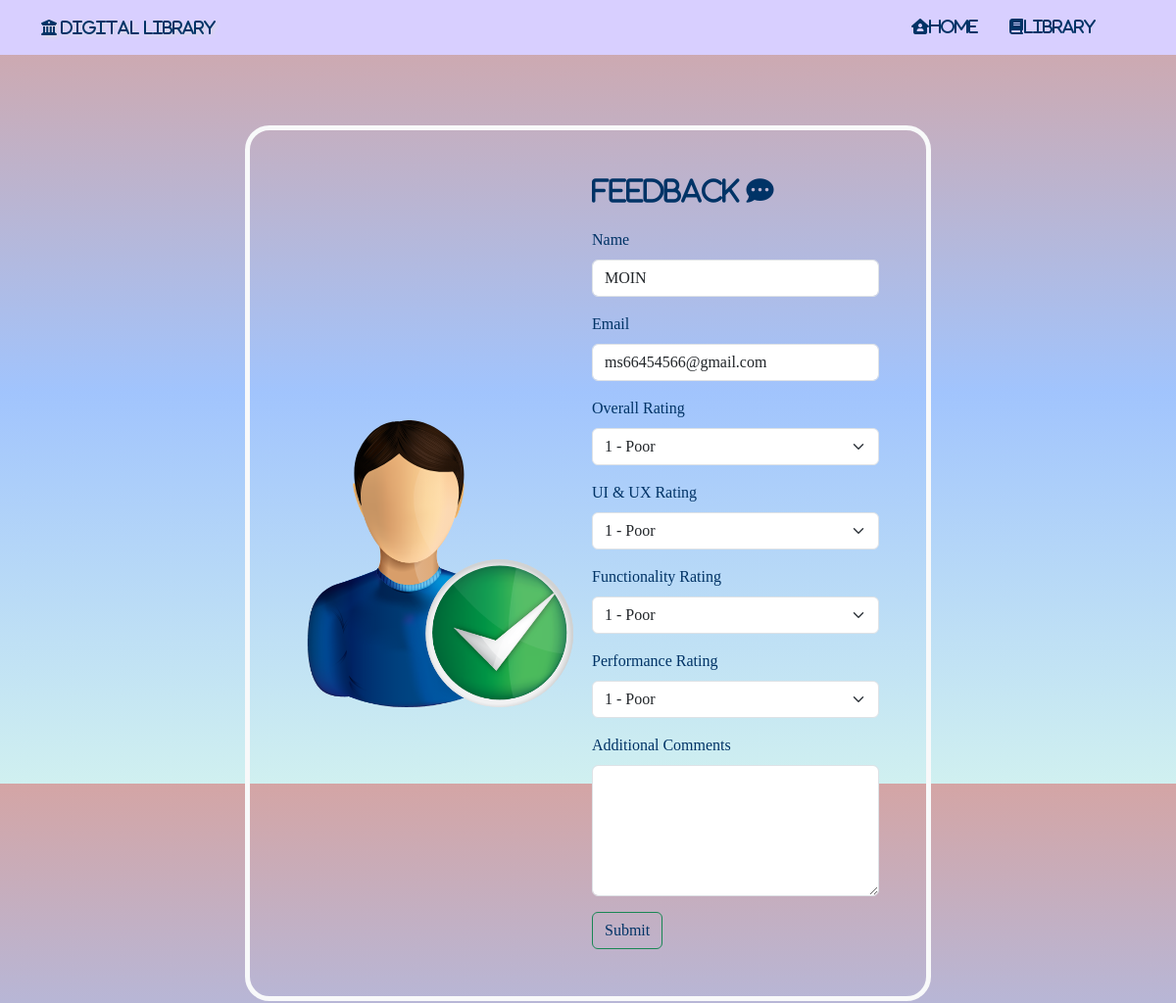
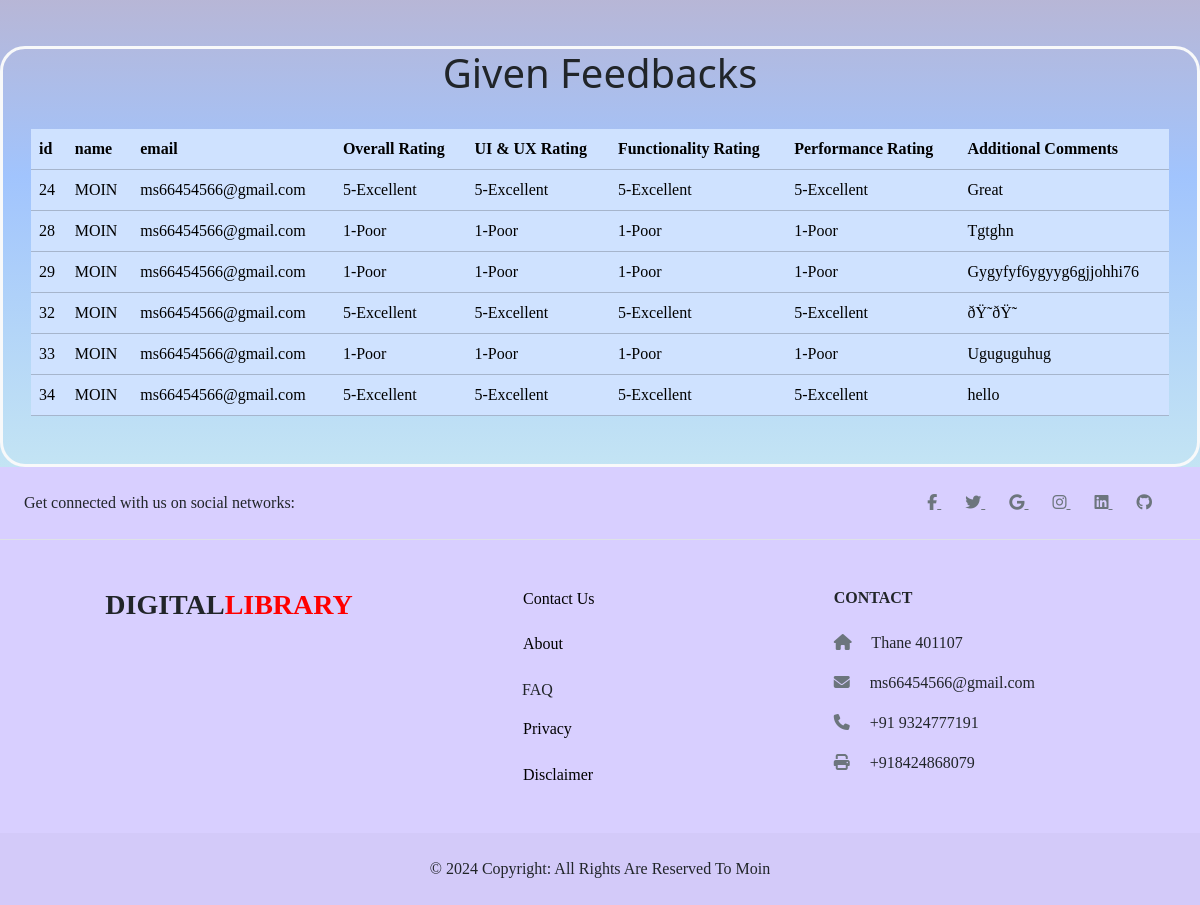
Screenshot of /admin/images/feedbac.php (signed in) with the database file from the repository (2 pictures, top to bottom).
### tables this page shows
CREATE TABLE `last` (
  `id` int(11) NOT NULL,
  `name` varchar(25) NOT NULL,
  `email` varchar(255) NOT NULL,
  `username` varchar(25) NOT NULL,
  `password` varchar(255) NOT NULL,
  `token` varchar(1000) NOT NULL
);

CREATE TABLE `feedback` (
  `id` int(11) NOT NULL,
  `user_id` int(255) NOT NULL,
  `name` varchar(255) NOT NULL,
  `email` varchar(255) NOT NULL,
  `rating` varchar(255) NOT NULL,
  `ui_rating` varchar(255) NOT NULL,
  `functionality_rating` varchar(255) NOT NULL,
  `performance_rating` varchar(255) NOT NULL,
  `comments` varchar(255) NOT NULL
);

### admin/images/feedbac.php (the view, shortened to what this page needs)
<?php
include "conn.php";
$user_id = $_SESSION['user_id'];
$sql = "SELECT * FROM last WHERE id = '$user_id';";
$result=mysqli_query($conn,$sql);
if (mysqli_num_rows($result) > 0) {
    $row = mysqli_fetch_assoc($result);
    $user_id = htmlspecialchars($row['id'], ENT_QUOTES, 'UTF-8');
} else {
    echo "No records found for the logged-in user.";
    exit();
}
?>
<!DOCTYPE html>
<html lang='en'>
  <head>
    <link
      rel='stylesheet'
      href='https://cdnjs.cloudflare.com/ajax/libs/font-awesome/5.15.4/css/all.min.css'
    />
    <link
      href='https://cdn.jsdelivr.net/npm/bootstrap@5.3.2/dist/css/bootstrap.min.css'
      rel='stylesheet'
    />
  </head>
  <body
    class="ocean-breeze"
  >
    <header>
      <nav class='navbar navbar-expand-sm'>
        <div class='container'>
          <span
            class='fa-solid'
            style='
              color: #003366;
              text-shadow: 2px 2px 4px #ddd;
              text-shadow: #ddd;
            '
          >
            <i class='fas fa-university' style='font-size: 1em; color: #003366'>
              Digital Library</i
            >
          </span>
          <div class='collapse navbar-collapse' id='collapsibleNavId'>
            <ul class='navbar-nav ms-auto mt-2 mt-lg-0 mx-3'>
              <li class='nav-item me-3'>
                <a class='nav-link' href='../index.php' aria-current='page'
                  ><div class='dash-icon'>
                    <i style='color: #003366' class='fa-solid fa-house-user'
                      >Home</i
                    >
                  </div>
                  <span class='visually-hidden'>(current)</span></a
                >
              </li>
              <li class='nav-item me-3'>
                <a class='nav-link' href='../Main.php'
                  ><i style='color: #003366' class='fa-solid fa-book'
                    >Library</i
                  ></a
                >
              </li>
            </ul>
          </div>
        </div>
      </nav>
    </header>
    <main>
      <div
        class='container-fluid my-5 p-5 border border-5 border-light'
        style='max-width: 700px; border-radius: 25px'
      >
        <div class='row justify-content-center align-items-center g-2'>
          <div class='col-sm-6 col-md-6 col-lg-6 col-xl-6'>
            <img src='user_accept.svg' alt='' style='max-width: 400px' />
          </div>
          <div class='col-sm-6 col-md-6 col-lg-6 col-xl-6'>
            <h3 class='text-center fas' style='color: #003366'>
              Feedback
              <i class='fas fa-comment-dots' style='color: #003366'> </i>
            </h3>
            <form action='feedback.php' id='go' method='post'>
              <div class='mb-3'>
                <label for='' class='form-label' style='color: #003366'
                  >Name</label
                >
                <input      type='text'
                  class='form-control'
                  name='name'
                  id=''
                  aria-describedby='helpId'
                  placeholder=''
                  value="<?php
                                echo "{$row['name']}";?>"
                                name="name"
                                readonly>
                    </div>
              <div class='mb-3'>
                <label for='' class='form-label'>Email</label>
                <input
                  type='email'
                  class='form-control'
                  name='email'
                  id=''
                  aria-describedby='emailHelpId'
                  placeholder='abc@mail.com'
                  value="<?php
                                echo "{$row['email']}";?>"
                                name="email"
                                readonly>
              </div>
              <div class='mb-3'>
                <label for='rating' class='form-label'>Overall Rating</label>
                <select class='form-select' id='rating' name='rating' required>
                  <option value='1-Poor'>1 - Poor</option>
                </select>
              </div>
              <div class='mb-3'>
                <label for='ui_rating' class='form-label'>UI & UX Rating</label>
                <select
                  class='form-select'
                  id='ui_rating'
                  name='ui_rating'
                  required
                >
             <option value='1-Poor'>1 - Poor</option>
                </select>
              </div>
              <div class='mb-3'>
                <label for='functionality_rating' class='form-label'
                  >Functionality Rating</label
                >
                <select
                  class='form-select'
                  id='functionality_rating'
                  name='functionality_rating'
                  required
                >
             <option value='1-Poor'>1 - Poor</option>
                </select>
              </div>
              <div class='mb-3'>
                <label for='performance_rating' class='form-label'
                  >Performance Rating</label
                >
                <select
                  class='form-select'
                  id='performance_rating'
                  name='performance_rating'
                  required
                >
          <option value='1-Poor'>1 - Poor</option>
                </select>
              </div>
              <div class='mb-3'>
                <label for='comments' class='form-label'
                  >Additional Comments</label
                >
                <textarea
                  class='form-control'
                  id='comments'
                  name='comments'
                  rows='5'
                ></textarea>
              </div>
              <button
                type='submit'
                style='color: #003366'
                ;
                name='feedback'
                class='btn btn-outline-success'
              >
                Submit
              </button>
            </form>
          </div>
        </div>
      </div>
      <div
        class="container border border-3 border-light " style='max-width:1200px;border-radius:25px;'
      >
      <?php
include "conn.php";
$sql="SELECT * FROM feedback WHERE user_id = '$user_id';";
$result=mysqli_query($conn,$sql);
if (mysqli_num_rows($result)>0) {
    echo "
    <h1 class='text-center'>Given Feedbacks<i class='fa-solid fa-bottom-to-bracket' aria-hidden='true'></i></h1>
    <div
        class='container-fluid my-3 p-3'
    >
        <div
            class='table-responsive'
        >
            <table
                class='table table-primary'
            >
                <thead>
                    <tr>
                        <th scope='col'>id</th>
                        <th scope='col'>name</th>
                        <th scope='col'>email</th>
                        <th scope='col'>Overall Rating</th>
                        <th scope='col'>UI & UX Rating</th>
                        <th scope='col'>Functionality Rating</th>
                        <th scope='col'>Performance Rating</th>
                        <th scope='col'>Additional Comments</th>
                    </tr>
                </thead>
                <tbody>";
    while ($rows = mysqli_fetch_assoc($result)) {
        echo "
        <tr class=''>
            <td scope='row'>{$rows['id']}</td>
            <td>{$rows['name']}</td>
            <td>{$rows['email']}</td>
            <td>{$rows['rating']}</td>
            <td>{$rows['ui_rating']}</td>
            <td>{$rows['functionality_rating']}</td>
            <td>{$rows['performance_rating']}</td>
            <td>{$rows['comments']}</td>
        </tr>";
    }
    echo "
    </tbody>
</table>
</div>
</div>
";
} else {
    echo "something Went Wrong".mysqli_error($conn);
}
?>
      </div>
    </main>
    <footer>
      <footer class='text-center text-sm-start text-dark'>
        <section
          class='d-flex justify-content-center justify-content-lg-between p-4 border-bottom'
        >
          <div class='me-5 d-none d-lg-block'>
            <span>Get connected with us on social networks:</span>
          </div>
          <div>
            <a
              href='https://www.facebook.com/profile.php?id=100024523637556'
              class='me-4 link-secondary'
            >
              <i class='fab fa-facebook-f'></i>
            </a>
            <a href='' class='me-4 link-secondary'>
              <i class='fab fa-twitter'></i>
            </a>
            <a href='ms66454566@gmail.com' class='me-4 link-secondary'>
              <i class='fab fa-google'></i>
            </a>
            <a
              href='https://www.instagram.com/s_moin_a/'
              class='me-4 link-secondary'
            >
              <i class='fab fa-instagram'></i>
            </a>
            <a href='' class='me-4 link-secondary'>
              <i class='fab fa-linkedin'></i>
            </a>
            <a href='' class='me-4 link-secondary'>
              <i class='fab fa-github'></i>
            </a>
          </div>
        </section>
        <section class=''>
          <div class='container text-center text-md-start mt-5'>
            <div class='row mt-3'>
              <div class='col-md-3 col-lg-4 col-xl-3 mx-auto mb-4'>
                <h3
                  class='text-uppercase fw-bold mb-4 d-flex-inline'
                  style='font-family: 'Courier New', Courier, monospace'
                >
                  Digital<span style='color: red'>Library</span>
                </h3>
              </div>
              <div class='col-md-2 col-lg-2 col-xl-2 mx-auto mb-4'>
                <h6 class='text-uppercase fw-bold mb-4'>
                  <div class='container-box'>
                    <button
                      type='button'
                      class='bbtn'
                      data-bs-toggle='modal'
                      data-bs-target='#popupModal'
                      style='background: transparent; border: none'
                    >
                      Contact Us
                    </button>
                  </div>
                </h6>
                <p>
                  <a href='#!' class='text-reset'>
                    <h6 class='text-uppercase fw-bold mb-4'>
                      <div class='container-box'>
                        <button
                          type='button'
                          class='bbtn'
                          data-bs-toggle='modal'
                          data-bs-target='#hell'
                          style='background: transparent; border: none'
                        >
                          About
                        </button>
                      </div>
                    </h6></a
                  >
                </p>
                <p>
                  <a
                    style='
                      margin-left: 5px;
                      text-decoration: none;
                      font-family: fantasy;
                    '
                    name=''
                    id=''
                    class='text-dark'
                    href='FAQ.html'
                    role='button'
                    >FAQ</a
                  >
                </p>
                <p>
                  <a href='#!' class='text-reset'>
                    <h6 class='text-uppercase fw-bold mb-4'>
                      <div class='container-box'>
                        <button
                          type='button'
                          class='bbtn'
                          data-bs-toggle='modal'
                          data-bs-target='#privacy'
                          style='background: transparent; border: none'
                        >
                          Privacy
                        </button>
                      </div>
                    </h6></a
                  >
                </p>
                <p>
                  <a href='#!' class='text-reset'>
                    <h6 class='text-uppercase fw-bold mb-4'>
                      <div class='container-box'>
                        <button
                          type='button'
                          class='bbtn'
                          data-bs-toggle='modal'
                          data-bs-target='#disclaimer'
                          style='background: transparent; border: none'
                        >
                          Disclaimer
                        </button>
                      </div>
                    </h6></a
                  >
                </p>
              </div>
              <div class='col-md-4 col-lg-3 col-xl-3 mx-auto mb-md-0 mb-4'>
                <h6 class='text-uppercase fw-bold mb-4'>Contact</h6>
                <p>
                  <i class='fas fa-home me-3 text-secondary'></i> Thane 401107
                </p>
                <p>
                  <i class='fas fa-envelope me-3 text-secondary'></i>
                  ms66454566@gmail.com
                </p>
                <p>
                  <i class='fas fa-phone me-3 text-secondary'></i> +91
                  9324777191
                </p>
                <p>
                  <i class='fas fa-print me-3 text-secondary'></i> +918424868079
                </p>
              </div>
            </div>
          </div>
        </section>
        <div
          class='text-center text-dark p-4'
          style='background-color: rgba(0, 0, 0, 0.025)'
        >
          © 2024 Copyright: All Rights Are Reserved To Moin
        </div>
      </footer>
    </footer>
  </body>
</html>

### admin/images/feedbac.php (style rules this page uses)
h1 { color: #0056b3; }
html { scroll-behavior: smooth; }
body, form, .container-fluid, .navbar, footer { font-family: fantasy; }
label { color:#003366; }
header { position: fixed; width: 100%; top: 0; left: 0; z-index: 1000; background-color: #d8cfff; }
body { padding-top: 80px; }
.ocean-breeze { background: linear-gradient(to top, #d0f0f0, #a1c4fd 50%, #d4a5a5); height: 100vh; }
footer { background-color:#D8CFFF; }

### rows the page displays
last: name "MOIN", email "ms66454566@gmail.com"
feedback: id "24", name "MOIN", email "ms66454566@gmail.com", rating "5-Excellent", ui_rating "5-Excellent", functionality_rating "5-Excellent", performance_rating "5-Excellent", comments "Great"
feedback: id "28", name "MOIN", email "ms66454566@gmail.com", rating "1-Poor", ui_rating "1-Poor", functionality_rating "1-Poor", performance_rating "1-Poor", comments "Tgtghn"
feedback: id "29", name "MOIN", email "ms66454566@gmail.com", rating "1-Poor", ui_rating "1-Poor", functionality_rating "1-Poor", performance_rating "1-Poor", comments "Gygyfyf6ygyyg6gjjohhi76"
feedback: id "32", name "MOIN", email "ms66454566@gmail.com", rating "5-Excellent", ui_rating "5-Excellent", functionality_rating "5-Excellent", performance_rating "5-Excellent", comments "ðŸ˜ðŸ˜"
feedback: id "33", name "MOIN", email "ms66454566@gmail.com", rating "1-Poor", ui_rating "1-Poor", functionality_rating "1-Poor", performance_rating "1-Poor", comments "Uguguguhug"
feedback: id "34", name "MOIN", email "ms66454566@gmail.com", rating "5-Excellent", ui_rating "5-Excellent", functionality_rating "5-Excellent", performance_rating "5-Excellent", comments "hello"
